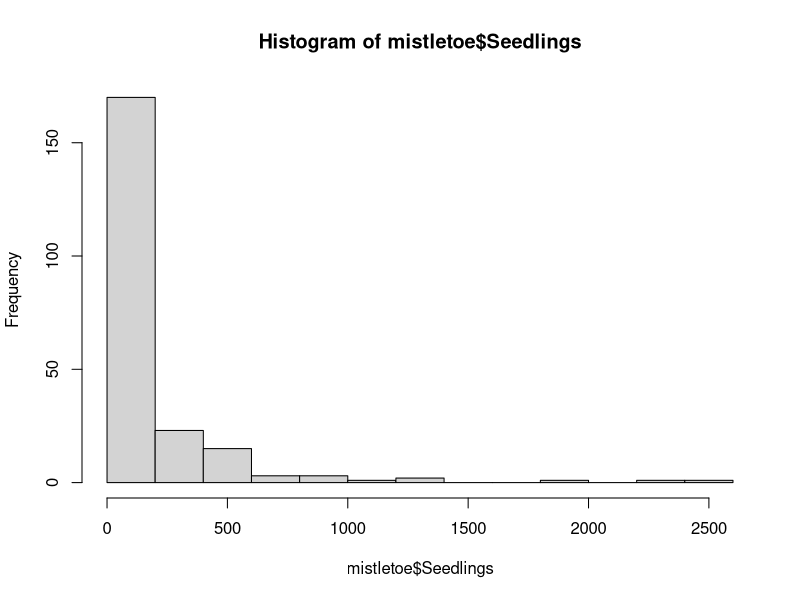
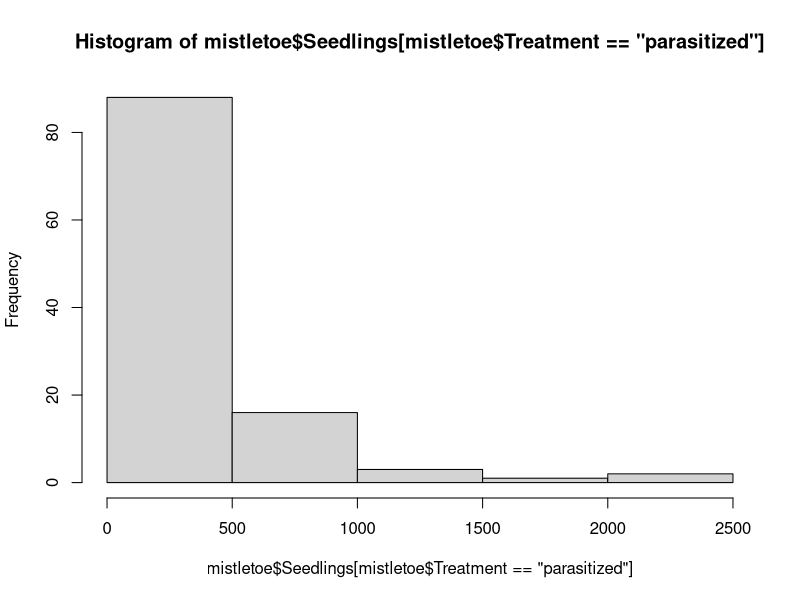
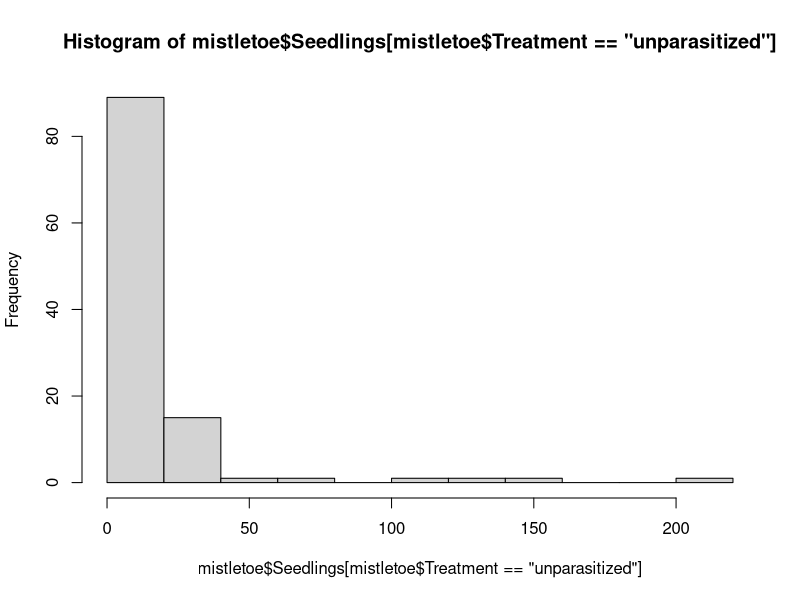
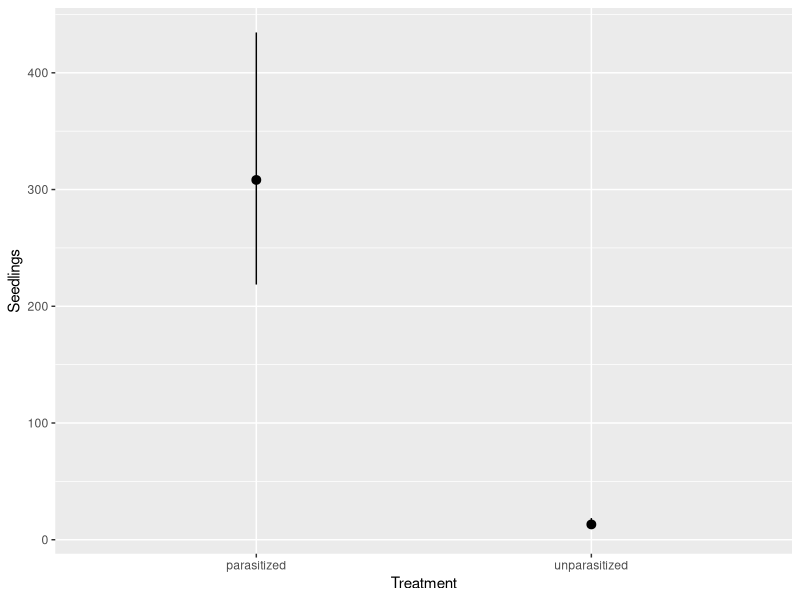
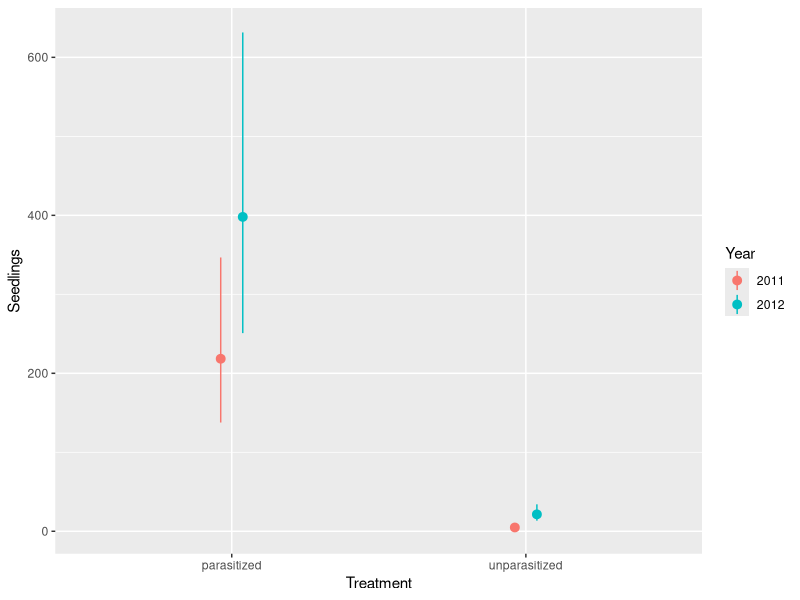
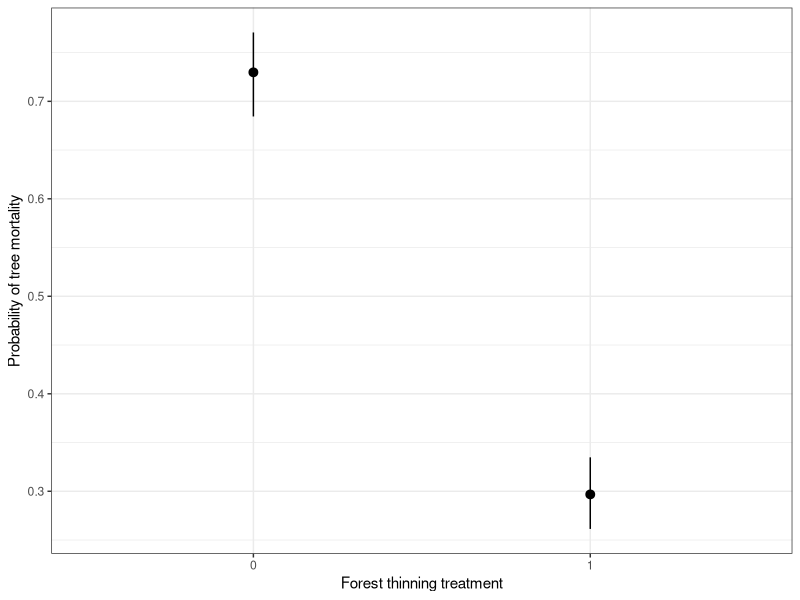
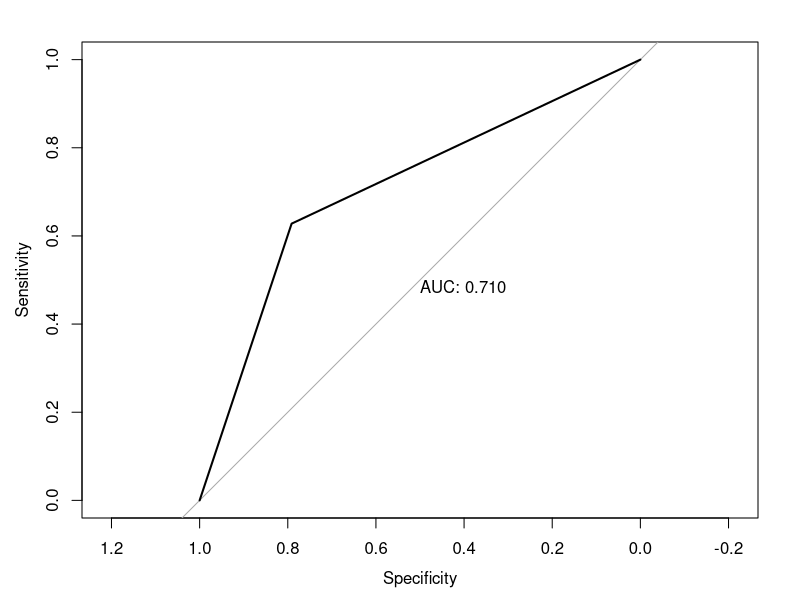
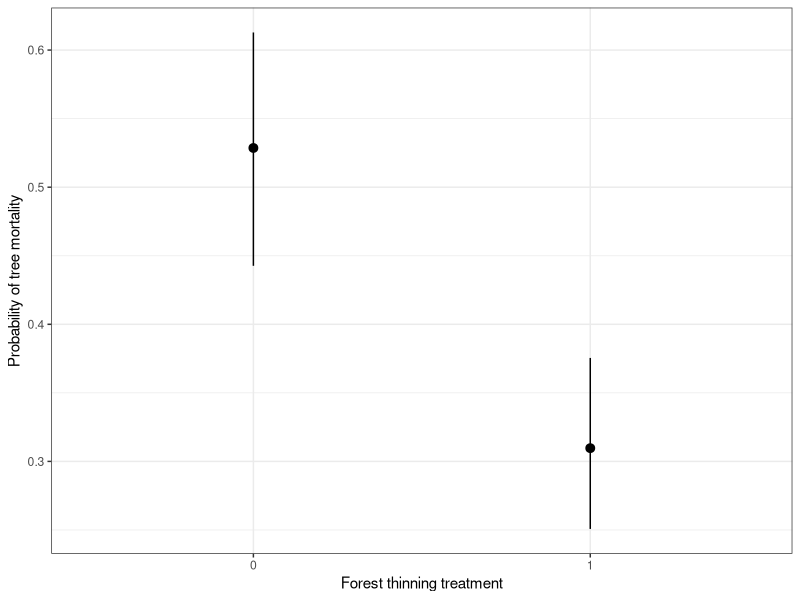

The R script that drew these images, in order:
## Homework 4 Submission ## 

## Load packages:
library(MASS)
library(tidyverse)
library(marginaleffects)
library(modelr)
library(pROC)

## Question 1:

mistletoe <- read.csv("mistletoes.csv")
head(mistletoe)

## 1a)

# The response variable (seedlings) is discrete and bounded between 0 and infinity (count data).
# For this research question, it looks like the only predictor is treatment, which is categorical.
# I could use Poisson or Negative Binomial distributions for this data. Between the two, I will choose Nbin, as it is able to capture all shapes that Poisson can but I do not have to worry about overdispersion.

# the glm.nb() function from the MASS package automatically fits a Nbin GLM using the log link function without having to specify family or link in the model.

# Fit model
seedling_mod <- glm.nb(Seedlings ~ Treatment, data = mistletoe)
summary(seedling_mod)

# Create predictions from model. Because the model is on the log scale, I need to convert predictions to the scale of the response so they are comparable.
mistletoe$yhat <- exp(predict(seedling_mod, mistletoe))

# create MAE function
MAE <- function(observed, yhat) {
  (mean(abs(observed - yhat)))
}

# Calculate model fit using MAE
MAE(observed = mistletoe$Seedlings, yhat = mistletoe$yhat) # MAE = 145.8
mean(mistletoe$Seedlings) # 160.6 seedlings
hist(mistletoe$Seedlings)

range(mistletoe$Seedlings[mistletoe$Treatment == "parasitized"]) #0 - 2472
range(mistletoe$Seedlings[mistletoe$Treatment == "unparasitized"])  #0 - 209

hist(mistletoe$Seedlings[mistletoe$Treatment == "parasitized"])
hist(mistletoe$Seedlings[mistletoe$Treatment == "unparasitized"])
#Huge difference in range between the treatments, but both treatments have the highest count of 0 by far.

# MAE = 145.8. This can be interpreted the model's average error in predicting the number of seedlings is about 146 seedlings off. This is quite high, especially considering that value is close to the average count of seedlings in our dataset. I believe the large MAE is due to the handful of extreme seedling counts in our dataset; because MAE is the absolute average error, these counts will inflate the average error within our dataset.

# Because RMSE gives higher weight to larger errors, I think the RMSE value should be much higher than the MAE value. I will calculate RMSE to test my idea that the high MAE is due to the extreme counts in our dataset and is not due to error in my code.
rmse <- sqrt(mean((mistletoe$Seedlings - mistletoe$yhat)^2))
print(rmse) #301

# The RMSE value is over double my MAE value, which I believe supports my suspicions above.
# I will conclude that this model is poorly fitting.


## 1b)

plot_predictions(seedling_mod, condition = "Treatment")
# I can visualize here that the predicted seedlings for parasitized are much higher than the prediction for unparasitized treatment, although there is very high error for parasitized trees, as represented by the large confidence interval.

predictions(seedling_mod, newdata = data.frame(Treatment = c("parasitized", "unparasitized")))
# These predicted values should be on the scale of the response variable, and should reflect the parameter estimates of the model summary after converting those values back to the scale of the predictor.

#checking
exp(5.7308)
exp(5.7308-3.1575)
#correct

#slope on scale of response
exp(-3.1575) #0.04

# My analyses indicate that the number of predicted seedlings underneath parasitized and unparasitized trees is about 308 seedlings (95% CI = 218.6 - 434.6) and 13 seedlings (95% CI = 9.3 - 18.6), respectively. The predicted mean seedling count under unparasitized trees is about 4% that of parasitized trees. These results support the alternative hypothesis that mistletoe infection alters seedling density. However, the MAE value of 145 suggests there is a lot of error in these predictions due to the high variability in seedling counts under trees, particularly for that of parasitized trees, which is also represented by the large confidence interval. There are likely other factors that are affecting the number of seedlings under parasitized/unparasitized trees, and our model representing the predictor of mistletoe treatment alone is a poor fit for predicting seedling count under trees.

## ASW: wonderful interpretation! Good interpretation of fit, though good to note that seedling values do range from 0 to >2000.


## 1c) 

# New model with an interaction term with year
mistletoe$Year <- as.factor(mistletoe$Year)
seedling_mod2 <- glm.nb(Seedlings ~ Treatment*Year, data = mistletoe)
summary(seedling_mod2)
# There is not a significant interaction between treatment and year according to the p value (P = 0.0599), but it is very close

mistletoe$yhat2 <- exp(predict(seedling_mod2, mistletoe))
MAE(observed = mistletoe$Seedlings, yhat = mistletoe$yhat2) #140
# MAE is very close to the last value, but slightly lower.

plot_predictions(seedling_mod2, condition = c("Treatment", "Year"))
# Seedlings are higher in 2012

predictions(seedling_mod2, newdata = data.frame(Treatment = c("parasitized", "parasitized", "unparasitized", "unparasitized"),
                                         Year = c("2011", "2012", "2011", "2012")))

# CI for the two parasitized treatments in 2011/2012 overlap each other, but not for the unparasitized treatments between years. There is a significant effect of year on seedlings for the unparasitized group but not the parasitized group.
#new slope on scale of response for unparasitized treatment in this new model
exp(-3.8178) #0.022

#In conclusion, there is technically not a significant effect of year on treatment, as the interaction term has a p value above 0.05, although just barely. The confidence intervals of parasitized treatments between the two years overlap quite a lot, suggesting a large amount of uncertaintly around the estimates. However, the MAE is slightly lower for the second model, indicating slightly less average error. There are likely other factors that can help to better explain seedlings under parasitized and unparasitized trees.

## ASW: lovely work! 30/30


## Question 2:

## 2a)
treemortality <- read.csv("treemortality.csv")
head(treemortality)

thinningmod <- glm(mortality ~ thinning, data = treemortality, family = binomial (link="logit"))
summary(thinningmod)

int <- summary(thinningmod)$coefficients["(Intercept)", "Estimate"] # 0.99
slope <- summary(thinningmod)$coefficients["thinning", "Estimate"] # -1.855

plogis(int) #0.73
plogis(slope) #0.135
plogis(int+slope*1) #0.29



plot_predictions(thinningmod, condition="thinning") + 
  ylab("Probability of tree mortality") +
  xlab("Forest thinning treatment") +
  theme_bw()

thinningpreds <- predictions(thinningmod, 
                     newdata = datagrid(thinning = c("0", "1")))
                     
#Model fit in binomial glms: ROC from pROC package
test_prob <- predict(thinningmod, type = "response")
test_roc <- roc(treemortality$mortality # Actual mortality data
                ~ test_prob, plot = TRUE,  # Test probabilities
                print.auc = TRUE)

test_roc #AUC: 0.71

# Probability of tree mortality in unthinned vs. thinned forests is 73% (95% CI: 0.683 - 0.771) and 29.7% (95% CI: 0.261 - 0.335), respectively; the probability of tree mortality drops about 53% when forests are thinned. Because small and large trees were sampled equally across thinned and unthinned forests, the affect of tree size on mortality is controlled for. The AUC of 0.71 indicates this model is able to explain the relationship between forest thinning and tree mortality better than random chance. The AUC, along with fairly small confidence intervals around the estimates and a lack of confidence intervals overlapping, indicate this model is able to explain the affect of forest thinning on tree mortality fairly well and supports the hypothesis that thinning decreases the probability of tree mortality in wildfire.

##ASW: great work!


## 2b)
# Given that the researchers controlled for tree size by sampling small and large trees equally in thinned vs unthinned plots, tree size does not need to be included in the model because it is being controlled for by the study design. If the researchers had not considered tree size prior to sampling and/or had not randomized the sampling by tree size, then including tree size in the model would be necessary.


## 2c) 
thinningmod2 <- glm(mortality ~ thinning + roaddist + slope, data = treemortality, family = binomial (link="logit"))
summary(thinningmod2)

int2 <- summary(thinningmod2)$coefficients["(Intercept)", "Estimate"] # -22.99
slope2 <- summary(thinningmod2)$coefficients["thinning", "Estimate"] # -0.92
sloperoad <- summary(thinningmod2)$coefficients["roaddist", "Estimate"] #0.54
slopeslope <- summary(thinningmod2)$coefficients["slope", "Estimate"] #0.82

plogis(int2) #1.031735e-10
#probability of mortality in unthinned forests with a slope and road distance of 0. Not relevant to the system/research question

plogis(int2 + slope2*0 + sloperoad*(mean(treemortality$roaddist)) + 
         slopeslope*(mean(treemortality$slope))) #0.53
#probability of mortality in unthinned forests with slope and road distance held at the mean. Should reflect what plot_predictions shows me

plogis(slope2) #0.29
plogis(int2 + slope2*1 + sloperoad*(mean(treemortality$roaddist)) + 
         slopeslope*(mean(treemortality$slope))) #0.31
#probability of mortality in THINNED forests with slope and road distance held at the mean. Should reflect what plot_predictions shows me


plot_predictions(thinningmod2, condition= "thinning") + 
  ylab("Probability of tree mortality") +
  xlab("Forest thinning treatment") +
  theme_bw()
#This plot is showing me the effect of thinning on tree mortality while holding road distance and slope at their means

thinningpreds2 <- predictions(thinningmod2, 
                             newdata = datagrid(thinning = c("0", "1")))

#Model fit in binomial glms: ROC from pROC package
test_prob2 <- predict(thinningmod2, type = "response")
test_roc2 <- roc(treemortality$mortality # Actual mortality data
                ~ test_prob2, plot = TRUE,  # Test probabilities
                print.auc = TRUE)

test_roc2 #AUC: 0.96

(53-73)/73 #27% drop -unthinned
(31-29.7)/29.7 #4% raise -thinned
53 - 31 #22% drop in thinned forests for second model

# The probability of tree mortality with the second model that accounts for the confounding variables of road distance and slope dropped 27%, from 73% to 53% (95% CI: 0.443 - 0.613) in unthinned forests, and raised 4% in thinned forests between the first and second model from 29.7% to 31% (95% CI: 0.25 - 0.36).  Accounting for slope and road distance dramatically changed the estimate of tree mortality in unthinned forests, but did not change the estimate in thinned forests much. With this second model accounting for confounding variables, the probability of tree mortality drops about 22% when forests are thinned, compared to a drop of 53% from the first model. The effect of thinning on tree mortality is therefore smaller in the second model than the first, because the first model was assigning the effects of slope and road distance on tree mortality to the thinning treatment and therefore inflating the estimate. The AUC for the first model was 0.71 and the AUC for the second model is 0.96, indicating the second model explains variation in tree mortality better than the first model.

## ASW: the drop is about the comparison of the two probabilities (between thinned and unthinned), not necessarily how the baseline shifts for one or the other category. The key thing here is that slope and distance from roads are biasing the effect of thinning in the first model, making it appear more effective than it is because of the fact that thinning treatments are more likely to occur in locations where fire severity is already lower (closer to roads, on shallower slopes). The predicted effect of thinning in the first model is a decrease in mortality from 73% to 29%, but in the second model, this effect decreases (Mortality decreases from 54% to 29%).

## ASW: beautiful work! 20/20

## 50/50
